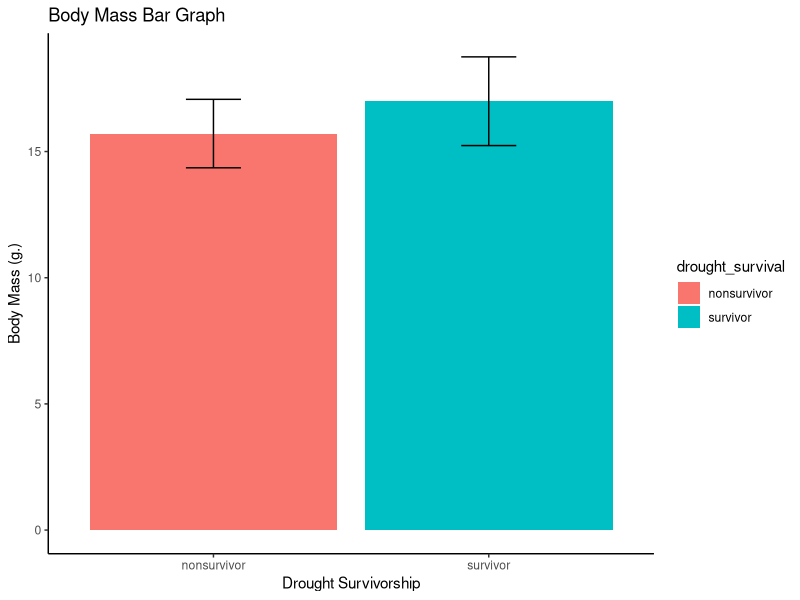
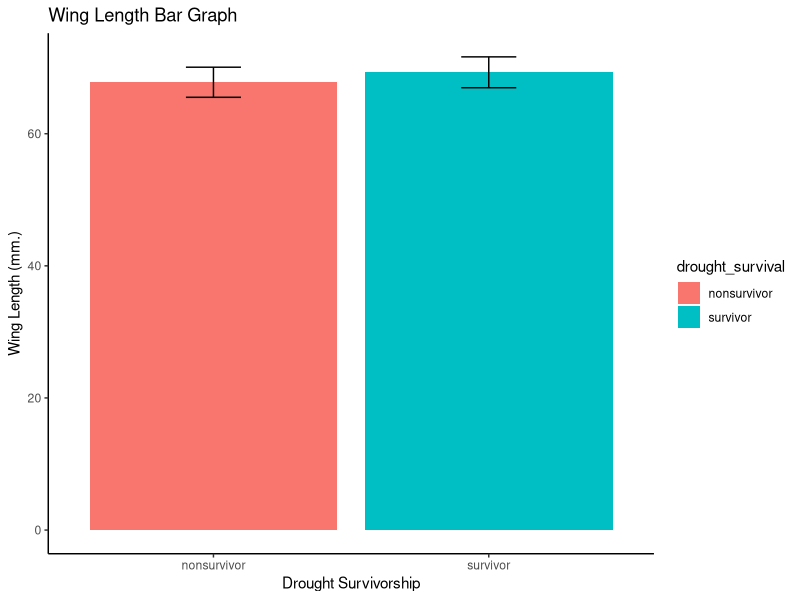
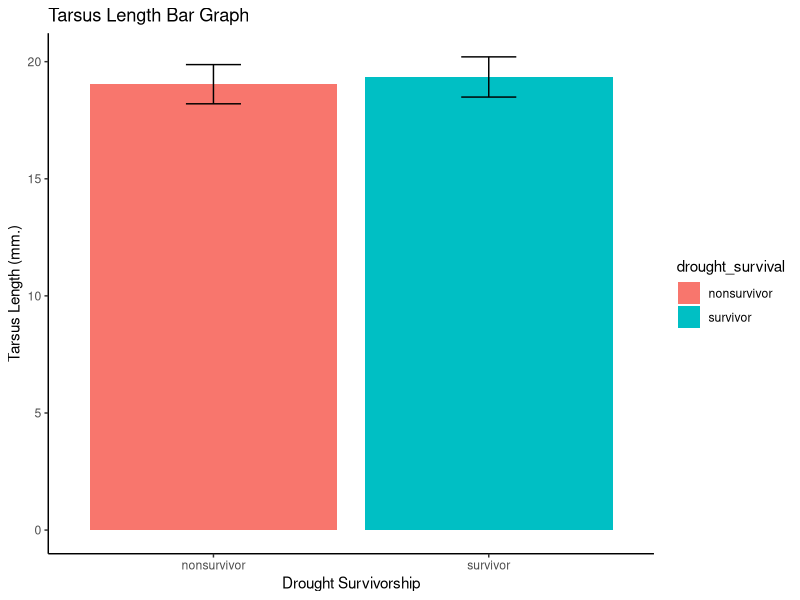
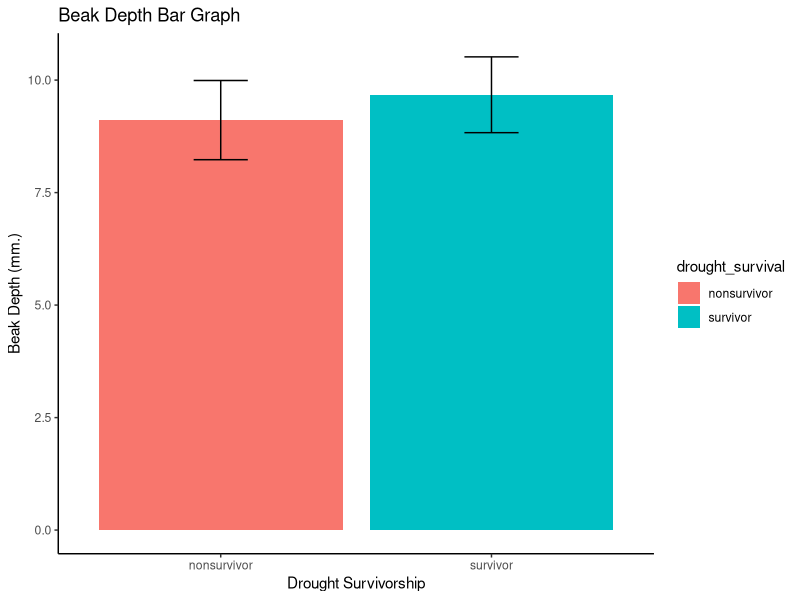
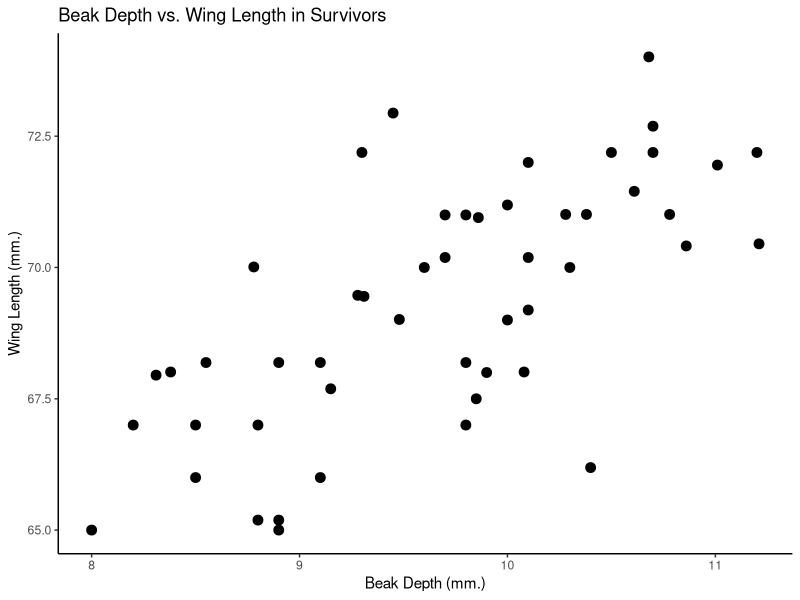
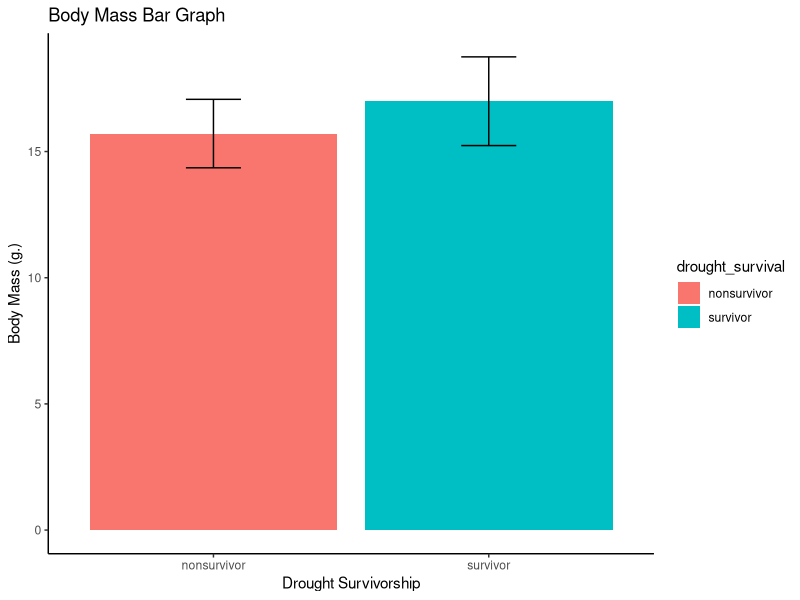
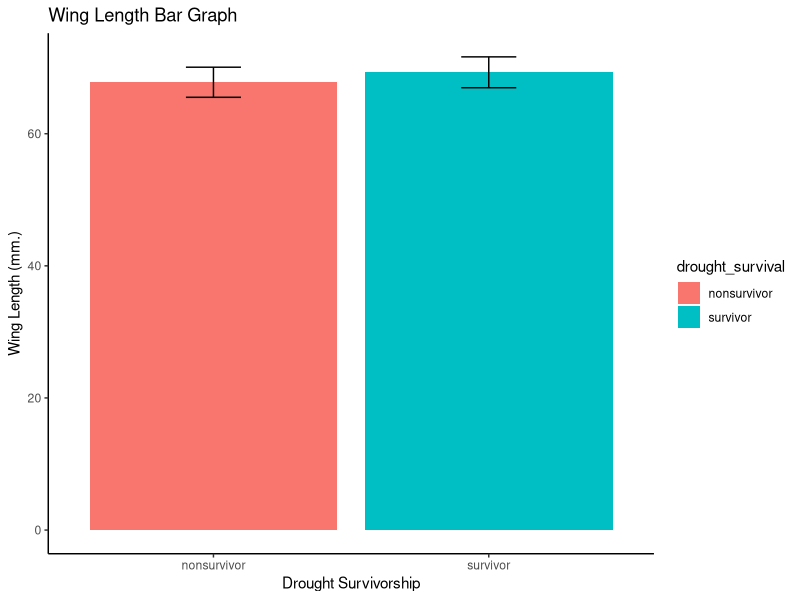
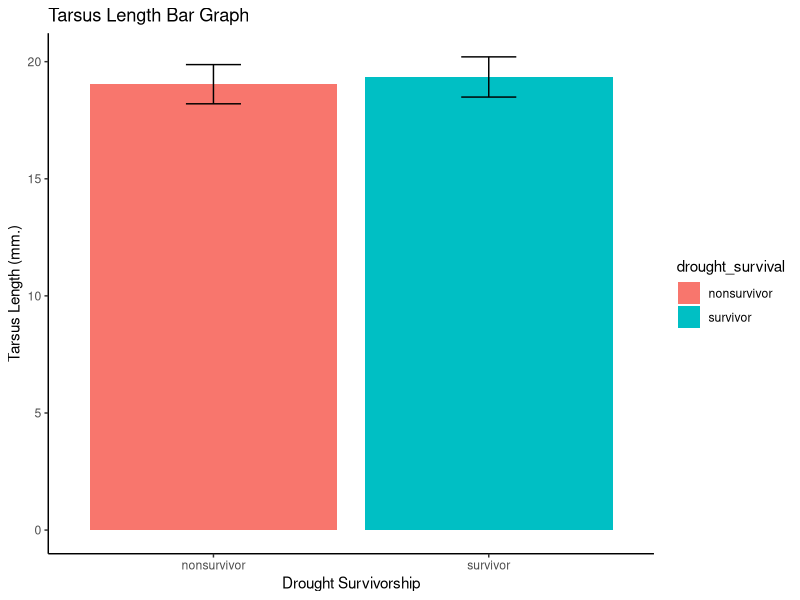

The R source for these figures, in order:
library(dplyr)
library(ggplot2)

finches <- read.csv("finches_data_for_lab.csv")
head(finches)

# Calculating Descriptive Statistics 
body_mass <- finches %>% 
  group_by(drought_survival) %>% 
  summarise(mean_body_mass = mean(body_mass_g), sd_body_mass = sd(body_mass_g))
head(body_mass)

wing_length <- finches %>% 
  group_by(drought_survival) %>% 
  summarise(mean_wing_length = mean(wing_length_mm), sd_wing_length = sd(wing_length_mm))
head(wing_length)

tarsus_length <- finches %>% 
  group_by(drought_survival) %>% 
  summarise(mean_tarsus_length = mean(tarsus_length_mm), sd_tarsus_length = sd(tarsus_length_mm))
head(tarsus_length)

beak_depth <- finches %>% 
  group_by(drought_survival) %>% 
  summarise(mean_beak_depth = mean(beak_depth_mm), sd_beak_depth = sd(beak_depth_mm))
head(beak_depth)


# Graphing the Data
ggplot(data = body_mass, aes(x = drought_survival, y = mean_body_mass, fill = drought_survival))+
  geom_bar(stat="identity")+
  geom_errorbar(aes(ymin=mean_body_mass-sd_body_mass, ymax=mean_body_mass+sd_body_mass), width=.2)+
  theme_classic()+
  ggtitle("Body Mass Bar Graph")+
  xlab("Drought Survivorship")+
  ylab("Body Mass (g.)")
ggsave("body_mass_bar_graph.jpeg")

ggplot(data = wing_length, aes(x = drought_survival, y = mean_wing_length, fill = drought_survival))+
  geom_bar(stat="identity")+
  geom_errorbar(aes(ymin=mean_wing_length-sd_wing_length, ymax=mean_wing_length+sd_wing_length), width=.2)+
  theme_classic()+
  ggtitle("Wing Length Bar Graph")+
  xlab("Drought Survivorship")+
  ylab("Wing Length (mm.)")
ggsave("wing_length_bar_graph.jpeg")

ggplot(data = tarsus_length, aes(x = drought_survival, y = mean_tarsus_length, fill = drought_survival))+
  geom_bar(stat="identity")+
  geom_errorbar(aes(ymin=mean_tarsus_length-sd_tarsus_length, ymax=mean_tarsus_length+sd_tarsus_length), width=.2)+
  theme_classic()+
  ggtitle("Tarsus Length Bar Graph")+
  xlab("Drought Survivorship")+
  ylab("Tarsus Length (mm.)")
ggsave("tarsus_length_bar_graph.jpeg")        

ggplot(data = beak_depth, aes(x = drought_survival, y = mean_beak_depth, fill = drought_survival))+
  geom_bar(stat="identity")+
  geom_errorbar(aes(ymin=mean_beak_depth-sd_beak_depth, ymax=mean_beak_depth+sd_beak_depth), width=.2)+
  theme_classic()+
  ggtitle("Beak Depth Bar Graph")+
  xlab("Drought Survivorship")+
  ylab("Beak Depth (mm.)")
ggsave("beak_depth_bar_graph.jpeg")  


# Calculating T-Test Statistics
head(finches)
t.test(finches$body_mass_g ~ finches$drought_survival)
t.test(finches$wing_length_mm ~ finches$drought_survival)
t.test(finches$tarsus_length_mm ~ finches$drought_survival)
t.test(finches$beak_depth_mm ~ finches$drought_survival)

# Wing Length vs. Beak Depth
head(finches)

survivors <- filter(finches, drought_survival == "survivor")
ggplot(data = survivors, aes(x = beak_depth_mm, y = wing_length_mm))+
  geom_point(size=3)+
  theme_classic()+
  ggtitle("Beak Depth vs. Wing Length in Survivors")+
  xlab("Beak Depth (mm.)")+
  ylab("Wing Length (mm.)")
ggsave("wing_length_vs_beak_depth.jpeg")

reg <- lm(survivors$wing_length_mm ~ survivors$beak_depth_mm)
summary(reg)
